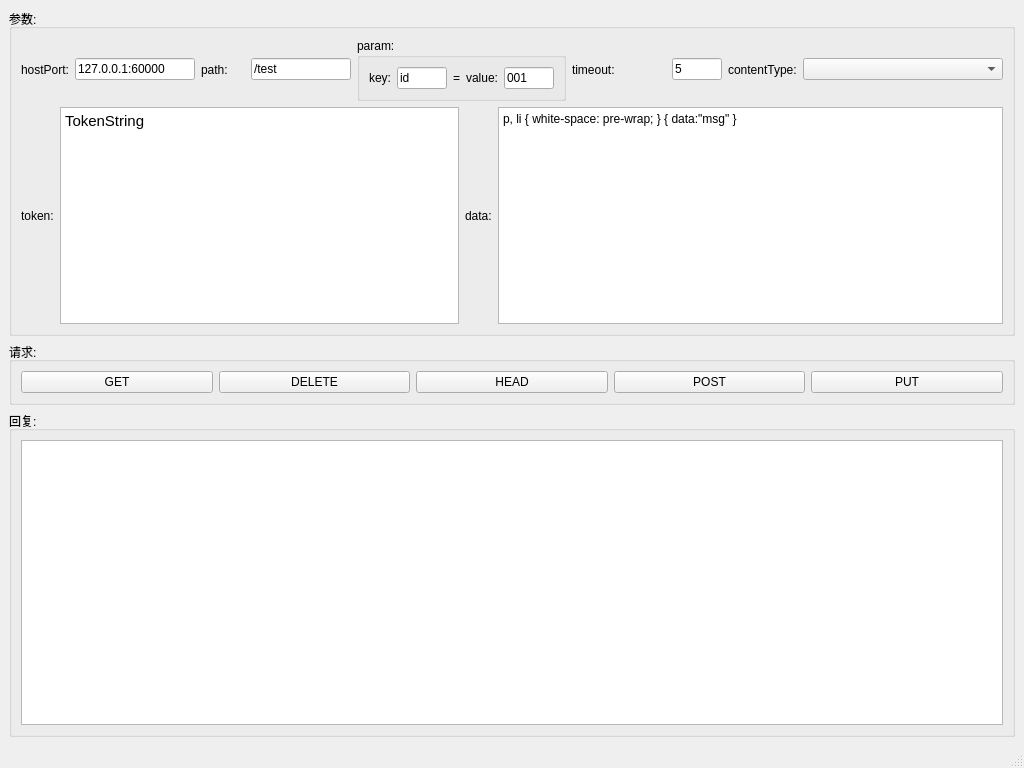
<?xml version="1.0" encoding="UTF-8"?>
<ui version="4.0">
 <class>CMainWindow</class>
 <widget class="QMainWindow" name="CMainWindow">
  <property name="geometry">
   <rect>
    <x>0</x>
    <y>0</y>
    <width>1024</width>
    <height>768</height>
   </rect>
  </property>
  <property name="windowTitle">
   <string>CMainWindow</string>
  </property>
  <widget class="QWidget" name="centralwidget">
   <layout class="QGridLayout" name="gridLayout_3">
    <item row="0" column="0">
     <widget class="QGroupBox" name="groupBox_3">
      <property name="title">
       <string>参数:</string>
      </property>
      <layout class="QGridLayout" name="gridLayout">
       <item row="0" column="0">
        <layout class="QHBoxLayout" name="horizontalLayout">
         <item>
          <widget class="QLabel" name="label">
           <property name="text">
            <string>hostPort:</string>
           </property>
          </widget>
         </item>
         <item>
          <widget class="QLineEdit" name="lineEditHostPort">
           <property name="minimumSize">
            <size>
             <width>120</width>
             <height>0</height>
            </size>
           </property>
           <property name="text">
            <string>127.0.0.1:60000</string>
           </property>
          </widget>
         </item>
        </layout>
       </item>
       <item row="0" column="1">
        <layout class="QHBoxLayout" name="horizontalLayout_2">
         <item>
          <widget class="QLabel" name="label_2">
           <property name="text">
            <string>path:</string>
           </property>
          </widget>
         </item>
         <item>
          <widget class="QLineEdit" name="lineEditPath">
           <property name="maximumSize">
            <size>
             <width>100</width>
             <height>16777215</height>
            </size>
           </property>
           <property name="text">
            <string>/test</string>
           </property>
          </widget>
         </item>
        </layout>
       </item>
       <item row="0" column="2" colspan="2">
        <widget class="QGroupBox" name="groupBox">
         <property name="title">
          <string>param:</string>
         </property>
         <layout class="QHBoxLayout" name="horizontalLayout_3">
          <item>
           <widget class="QLabel" name="label_5">
            <property name="text">
             <string>key:</string>
            </property>
           </widget>
          </item>
          <item>
           <widget class="QLineEdit" name="lineEditParamKey">
            <property name="maximumSize">
             <size>
              <width>50</width>
              <height>16777215</height>
             </size>
            </property>
            <property name="text">
             <string>id</string>
            </property>
           </widget>
          </item>
          <item>
           <widget class="QLabel" name="label_4">
            <property name="text">
             <string>=</string>
            </property>
            <property name="alignment">
             <set>Qt::AlignCenter</set>
            </property>
           </widget>
          </item>
          <item>
           <widget class="QLabel" name="label_3">
            <property name="text">
             <string>value:</string>
            </property>
           </widget>
          </item>
          <item>
           <widget class="QLineEdit" name="lineEditParamValue">
            <property name="maximumSize">
             <size>
              <width>50</width>
              <height>16777215</height>
             </size>
            </property>
            <property name="text">
             <string>001</string>
            </property>
           </widget>
          </item>
         </layout>
        </widget>
       </item>
       <item row="0" column="4">
        <layout class="QHBoxLayout" name="horizontalLayout_5">
         <item>
          <widget class="QLabel" name="label_7">
           <property name="text">
            <string>timeout:</string>
           </property>
          </widget>
         </item>
         <item>
          <widget class="QLineEdit" name="lineEditTimeout">
           <property name="maximumSize">
            <size>
             <width>50</width>
             <height>16777215</height>
            </size>
           </property>
           <property name="text">
            <string>5</string>
           </property>
          </widget>
         </item>
        </layout>
       </item>
       <item row="0" column="5">
        <layout class="QHBoxLayout" name="horizontalLayout_7">
         <item>
          <widget class="QLabel" name="label_9">
           <property name="text">
            <string>contentType:</string>
           </property>
          </widget>
         </item>
         <item>
          <widget class="QComboBox" name="comboBoxContentType">
           <property name="minimumSize">
            <size>
             <width>200</width>
             <height>0</height>
            </size>
           </property>
          </widget>
         </item>
        </layout>
       </item>
       <item row="1" column="0" colspan="3">
        <layout class="QHBoxLayout" name="horizontalLayout_4">
         <item>
          <widget class="QLabel" name="label_6">
           <property name="text">
            <string>token:</string>
           </property>
          </widget>
         </item>
         <item>
          <widget class="QTextEdit" name="textEditToken">
           <property name="html">
            <string>&lt;!DOCTYPE HTML PUBLIC &quot;-//W3C//DTD HTML 4.0//EN&quot; &quot;http://www.w3.org/TR/REC-html40/strict.dtd&quot;&gt;
&lt;html&gt;&lt;head&gt;&lt;meta name=&quot;qrichtext&quot; content=&quot;1&quot; /&gt;&lt;style type=&quot;text/css&quot;&gt;
p, li { white-space: pre-wrap; }
&lt;/style&gt;&lt;/head&gt;&lt;body style=&quot; font-family:'Ubuntu'; font-size:11pt; font-weight:400; font-style:normal;&quot;&gt;
&lt;p style=&quot; margin-top:0px; margin-bottom:0px; margin-left:0px; margin-right:0px; -qt-block-indent:0; text-indent:0px;&quot;&gt;TokenString&lt;/p&gt;&lt;/body&gt;&lt;/html&gt;</string>
           </property>
          </widget>
         </item>
        </layout>
       </item>
       <item row="1" column="3" colspan="3">
        <layout class="QHBoxLayout" name="horizontalLayout_6">
         <item>
          <widget class="QLabel" name="label_8">
           <property name="text">
            <string>data:</string>
           </property>
          </widget>
         </item>
         <item>
          <widget class="QTextEdit" name="textEditData">
           <property name="html">
            <string>&lt;!DOCTYPE HTML PUBLIC &quot;-//W3C//DTD HTML 4.0//EN&quot; &quot;http://www.w3.org/TR/REC-html40/strict.dtd&quot;&gt;
&lt;html&gt;&lt;head&gt;&lt;meta name=&quot;qrichtext&quot; content=&quot;1&quot; /&gt;&lt;style type=&quot;text/css&quot;&gt;
p, li { white-space: pre-wrap; }
&lt;/style&gt;&lt;/head&gt;&lt;body style=&quot; font-family:'Ubuntu'; font-size:11pt; font-weight:400; font-style:normal;&quot;&gt;
&lt;p style=&quot; margin-top:0px; margin-bottom:0px; margin-left:0px; margin-right:0px; -qt-block-indent:0; text-indent:0px;&quot;&gt;{&lt;/p&gt;
&lt;p style=&quot; margin-top:0px; margin-bottom:0px; margin-left:0px; margin-right:0px; -qt-block-indent:0; text-indent:0px;&quot;&gt;    data:&amp;quot;msg&amp;quot;&lt;/p&gt;
&lt;p style=&quot; margin-top:0px; margin-bottom:0px; margin-left:0px; margin-right:0px; -qt-block-indent:0; text-indent:0px;&quot;&gt;}&lt;/p&gt;&lt;/body&gt;&lt;/html&gt;</string>
           </property>
          </widget>
         </item>
        </layout>
       </item>
      </layout>
     </widget>
    </item>
    <item row="1" column="0">
     <widget class="QGroupBox" name="groupBox_2">
      <property name="title">
       <string>请求:</string>
      </property>
      <layout class="QHBoxLayout" name="horizontalLayout_8">
       <item>
        <widget class="QPushButton" name="btnGet">
         <property name="text">
          <string>GET</string>
         </property>
        </widget>
       </item>
       <item>
        <widget class="QPushButton" name="btnDelete">
         <property name="text">
          <string>DELETE</string>
         </property>
        </widget>
       </item>
       <item>
        <widget class="QPushButton" name="btnHead">
         <property name="text">
          <string>HEAD</string>
         </property>
        </widget>
       </item>
       <item>
        <widget class="QPushButton" name="btnPost">
         <property name="text">
          <string>POST</string>
         </property>
        </widget>
       </item>
       <item>
        <widget class="QPushButton" name="btnPut">
         <property name="text">
          <string>PUT</string>
         </property>
        </widget>
       </item>
      </layout>
     </widget>
    </item>
    <item row="2" column="0">
     <widget class="QGroupBox" name="groupBox_4">
      <property name="title">
       <string>回复:</string>
      </property>
      <layout class="QGridLayout" name="gridLayout_2">
       <item row="0" column="0">
        <widget class="QTextEdit" name="textEditMsg"/>
       </item>
      </layout>
     </widget>
    </item>
   </layout>
  </widget>
  <widget class="QMenuBar" name="menubar">
   <property name="geometry">
    <rect>
     <x>0</x>
     <y>0</y>
     <width>1024</width>
     <height>28</height>
    </rect>
   </property>
  </widget>
  <widget class="QStatusBar" name="statusbar"/>
 </widget>
 <resources/>
 <connections/>
</ui>
